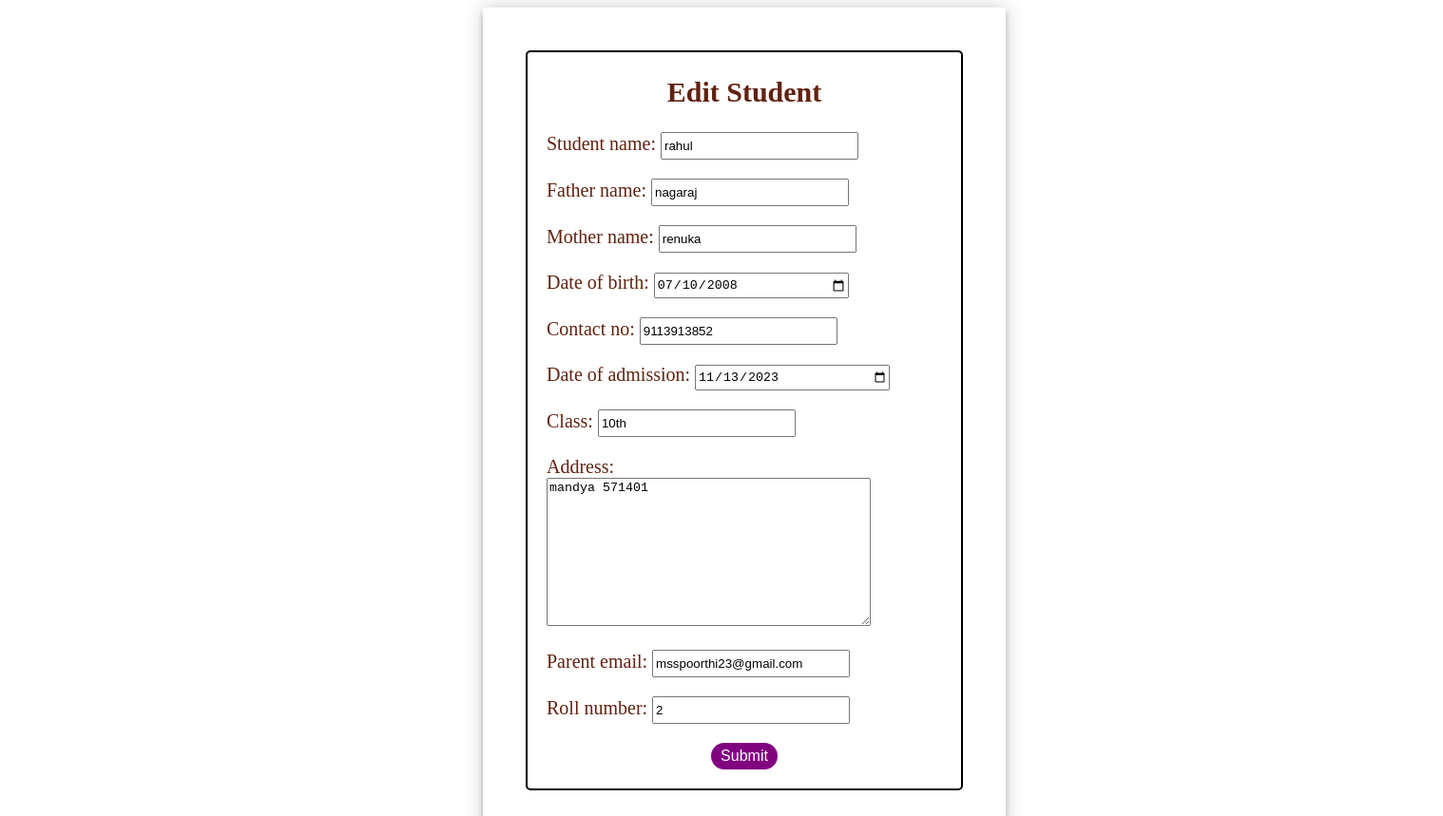
Page /2/update/ on the committed database.
### app/models.py (models this page shows, shortened)
class Student(models.Model):
    name = models.CharField(verbose_name="Student name", max_length=100)
    father_name = models.CharField(verbose_name="father name", max_length=100)
    mother_name = models.CharField(verbose_name="mother name", max_length=100)
    date_of_birth = models.DateField()
    contact_number = models.CharField(verbose_name="contact no", max_length=15)
    date = models.DateField(verbose_name="date of admission")
    class_name = models.CharField(verbose_name="class", max_length=50)
    address = models.TextField()
    email = models.EmailField(verbose_name="parent email", max_length=100)
    roll_number = models.CharField(verbose_name="roll number", max_length=20, unique=True)
    is_deleted = models.BooleanField(default=False)

### app/views.py (the view)
# urls.py: re_path(r'^(?P<pk>\d+)/update/$',views.student_update,name='student_update'),
def student_update(request,pk):
    student = Student.objects.get(pk=pk)
    if request.method == 'POST':
        form=StudentForm(instance=student,data=request.POST)
        if form.is_valid():
            form.save()
            return redirect(reverse("students:student_detail",args=[pk,]))
    else:
        form=StudentForm(instance=student)
    return render(request,"students/student_form.html",{"form":form, "object":student})

### app/forms.py
class StudentForm(forms.ModelForm):
    class Meta:
        model = Student
        exclude = ['is_deleted']
        widgets = {
            'date_of_birth': DateInput(attrs={'type': 'date'}),
            'date': DateInput(attrs={'type': 'date'}),
        }

### templates/students/student_form.html (shortened to what this page needs)
<!DOCTYPE html>
<html lang="en">
<head>
</head>
<body>
<div class="form3">
    <div id="student">
<h2 style="text-align:center;">{% if object %} Edit Student {% else %} Register New Student {% endif %}</h2>
<form action=" " method="post" enctype="multipart/form-data">
    {{form.as_p}}
    <center>
    <p><input type="submit" class="button1" value="Submit" ></p>
        </center>
</form>
    </div>
</div>
</body>
</html>

### templates/students/student_form.html (style rules this page uses)
form input[type="text"], [type="date"],[type="email"] { width: 200px; height:23px; }
body { width:1500px; height :900px; background-image: url("https://i.pinimg.com/564x/d1/d0/70/d1d070a8818a750102d1845f96cdefaf.jpg "); background-size:100% 100%; background-repeat:no-repeat; }
#student { background-color: rgba(255, 255, 255, 0.5); #background-color:#e0e0ad; color:#612210; padding: 0px 20px; border: 2px solid black; border-radius: 5px; font-size: 20px; margin:10px padding-right:10px }
.form3 { background-color: rgba(255, 255, 255, 0.5); max-width: 460px; margin-left:500px; margin-top:0px; padding: 45px; text-align: justify; box-shadow: 0 0 20px 0 rgba(0, 0, 0, 0.2), 0 5px 5px 0 rgba(0, 0, 0, 0.24); }
.button1 { background-color: purple; border: none; color: white; padding: 5px 10px; text-align: center; text-decoration: none; font-size: 16px; border-radius:15px }

### rows in the picture
Student: name "rahul", father_name "nagaraj", mother_name "renuka", date_of_birth "07/10/2008", contact_number "9113913852", date "11/13/2023", class_name "10th", address "mandya 571401", email "msspoorthi23@gmail.com", roll_number "2"
